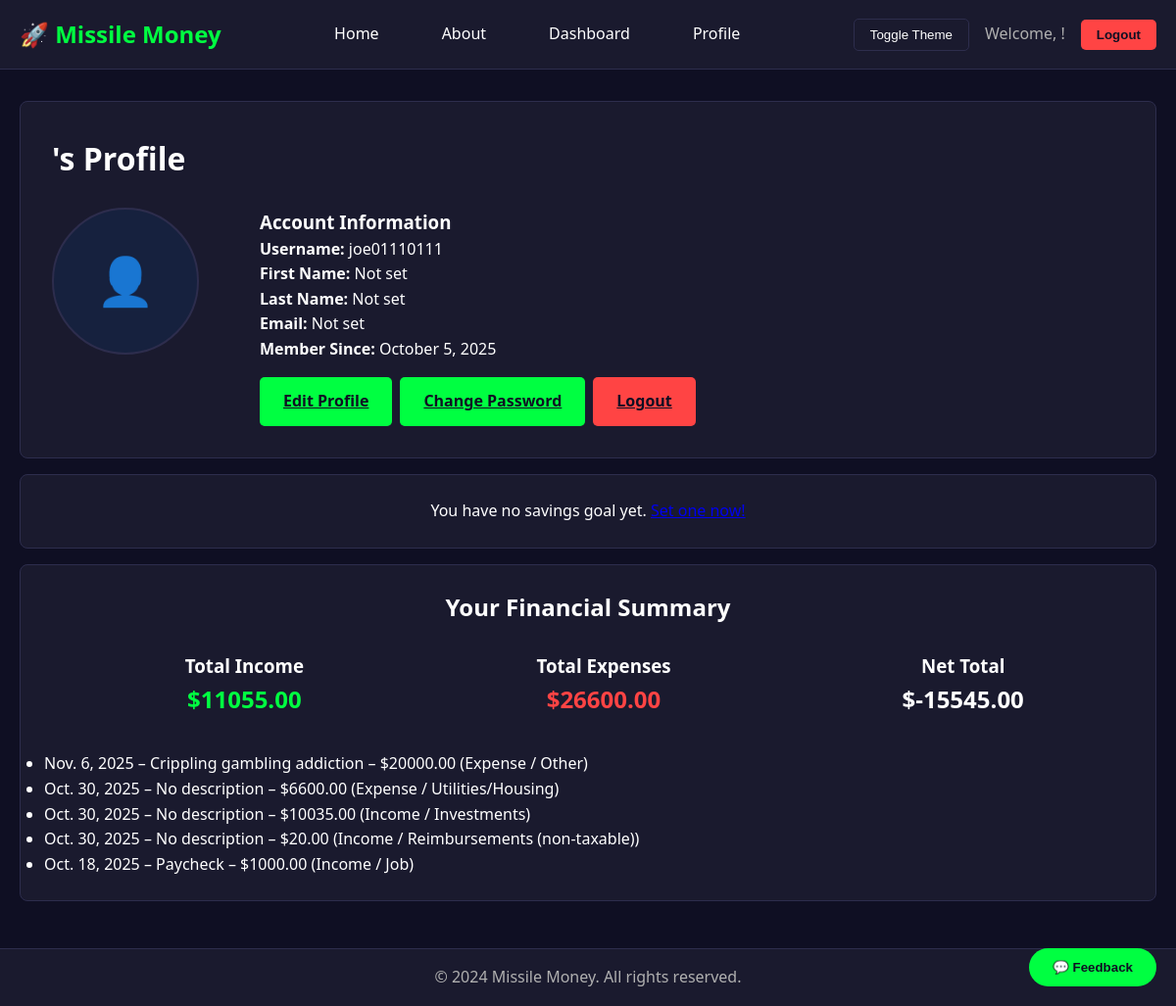
/profile/ (signed in), run on an earlier commit of the app's database.
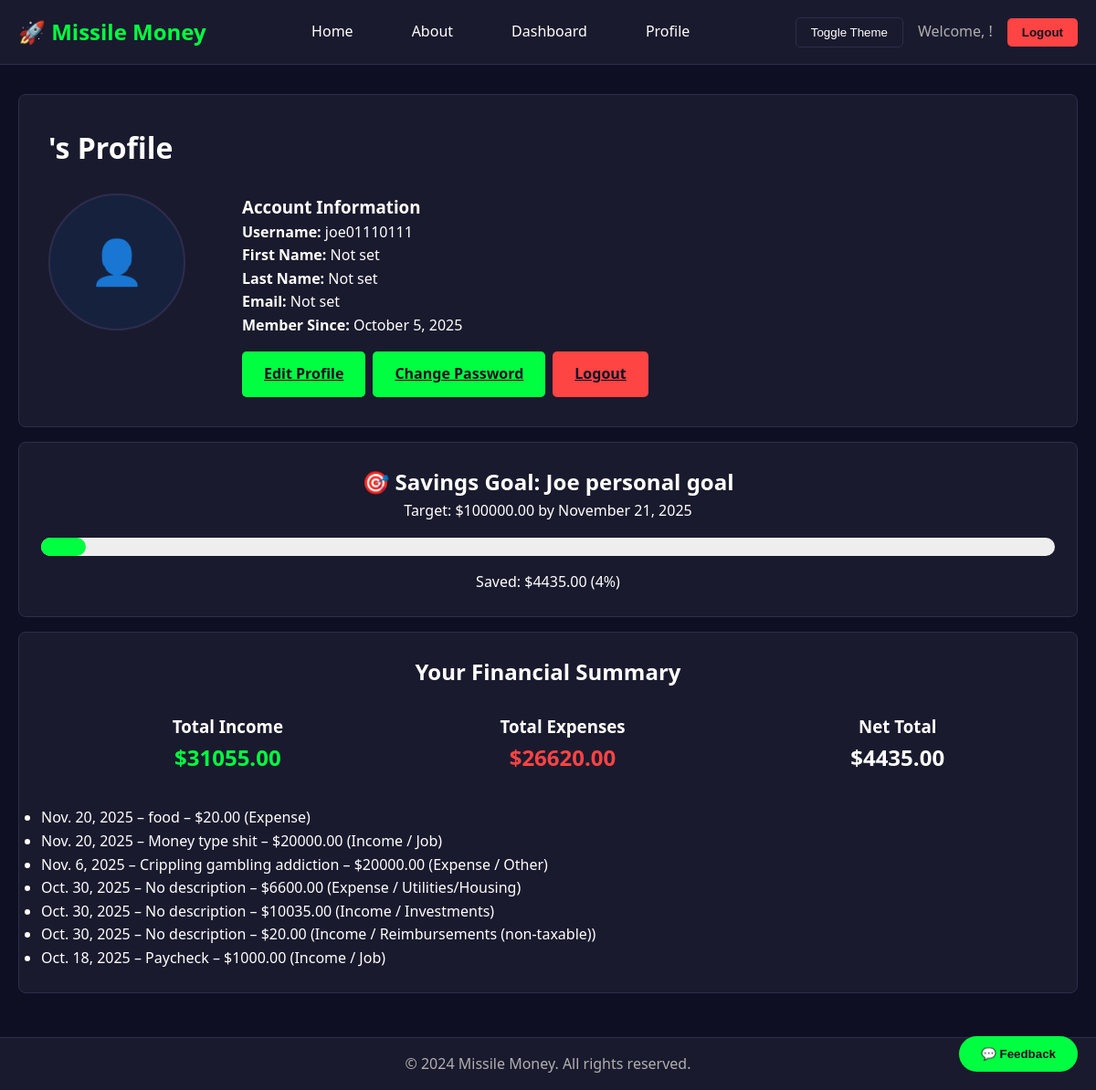
And on a later commit of the database.
### main/models.py (models this page shows, shortened)
class Transaction(models.Model):
    TRANSACTION_TYPES = [
        ('income', 'Income'),
        ('expense', 'Expense'),
    ]
    INCOME_CATEGORIES = [
        ('job', 'Job'),
        ('investments', 'Investments'),
        ('reimbursements', 'Reimbursements (non-taxable)'),
        ('other_income', 'Other'),
    ]
    EXPENSE_CATEGORIES = [
        ('groceries', 'Groceries'),
        ('utilities_housing', 'Utilities/Housing'),
        ('recreation', 'Recreation'),
        ('other_expense', 'Other'),
        ('peer', 'Peer Transfer'),
    ]
    user = models.ForeignKey(User, on_delete=models.CASCADE)
    type = models.CharField(max_length=7, choices=TRANSACTION_TYPES)
    category = models.CharField(max_length=20, blank=True)
    amount = models.DecimalField(max_digits=10, decimal_places=2)
    description = models.CharField(max_length=255, blank=True)
    date = models.DateField(auto_now_add=True)
    peer_payment = models.BooleanField(default=False)
    recipient = models.ForeignKey(User, null=True, blank=True, on_delete=models.SET_NULL, related_name='received_payments')
    related_transaction = models.OneToOneField( 'self', null=True, blank=True, on_delete=models.SET_NULL, related_name='peer_counterpart')
    def get_category_display(self):
        if self.type == 'income':
            for value, label in self.INCOME_CATEGORIES:
                if value == self.category:
                    return label
        elif self.type == 'expense':
            for value, label in self.EXPENSE_CATEGORIES:
                if value == self.category:
                    return label
        return self.category or 'Uncategorized'

class SavingsGoal(models.Model):
    user = models.ForeignKey(User, on_delete=models.CASCADE)
    name = models.CharField(max_length=100, default="My Savings Goal")
    target_amount = models.DecimalField(max_digits=12, decimal_places=2)
    target_date = models.DateField()
    created_at = models.DateTimeField(auto_now_add=True)
    updated_at = models.DateTimeField(auto_now=True)

### main/views.py (the view)
# urls.py: path('profile/', views.profile, name='profile'),
@login_required
def profile(request):
    transactions = Transaction.objects.filter(user=request.user).order_by('-date')
    category = request.GET.get('category')
    tx_type = request.GET.get('type')
    start_date = request.GET.get('start_date')
    end_date = request.GET.get('end_date')
    search_query = request.GET.get('q')
    if category:
        transactions = transactions.filter(category=category)
    if tx_type in ['income', 'expense']:
        transactions = transactions.filter(type=tx_type)
    if start_date:
        transactions = transactions.filter(date__gte=start_date)
    if end_date:
        transactions = transactions.filter(date__lte=end_date)
    if search_query:
        transactions = transactions.filter(
            Q(description__icontains=search_query) |
            Q(category__icontains=search_query)
        )
    total_income = sum(t.amount for t in transactions if t.type == 'income')
    total_expenses = sum(t.amount for t in transactions if t.type == 'expense')
    net_total = total_income - total_expenses
    categories = Transaction.INCOME_CATEGORIES + Transaction.EXPENSE_CATEGORIES
    savings_goal = SavingsGoal.objects.filter(user=request.user).order_by('-created_at').first()
    if savings_goal:
        all_income = sum(t.amount for t in transactions if t.type == 'income')
        all_expense = sum(t.amount for t in transactions if t.type == 'expense')
        current_amount = all_income - all_expense
        progress_percentage = min(100, (current_amount / savings_goal.target_amount) * 100) if savings_goal.target_amount > 0 else 0
    else:
        current_amount = 0
        progress_percentage = 0
    context = {
        'transactions': transactions,
        'categories': categories,
        'selected_category': category,
        'selected_type': tx_type,
        'start_date': start_date,
        'end_date': end_date,
        'search_query': search_query,
        'total_income': total_income,
        'total_expenses': total_expenses,
        'net_total': net_total,
        'savings_goal': savings_goal,
        'current_amount': current_amount,
        'progress_percentage': progress_percentage,
    }
    return render(request, 'registration/profile.html', context)

### templates/registration/profile.html (shortened to what this page needs)
{% extends 'base.html' %}
{% block content %}
<div class="card" style="padding: 2rem;">
    <h1 style="margin-bottom: 1.5rem;">{{ user.first_name }}'s Profile</h1>
    <div style="
        display: flex;
        flex-wrap: wrap;
        gap: 2rem;
        align-items: flex-start;
    ">
        <div style="flex: 0 0 180px; text-align: center;">
            {% if user.userprofile.profile_picture %}
                <img src="{{ user.userprofile.profile_picture.url }}"
                     alt="Profile Picture"
                     style="
                        width: 150px;
                        height: 150px;
                        border-radius: 50%;
                        object-fit: cover;
                        border: 2px solid var(--border-color);
                     ">
            {% else %}
                <div style="
                    width: 150px;
                    height: 150px;
                    border-radius: 50%;
                    background-color: var(--bg-tertiary);
                    display: flex;
                    justify-content: center;
                    align-items: center;
                    font-size: 3rem;
                    border: 2px solid var(--border-color);
                ">
                    👤
                </div>
            {% endif %}
        </div>
        <div style="flex: 1;">
            <h3>Account Information</h3>
            <p><strong>Username:</strong> {{ user.username }}</p>
            <p><strong>First Name:</strong> {{ user.first_name|default:"Not set" }}</p>
            <p><strong>Last Name:</strong> {{ user.last_name|default:"Not set" }}</p>
            <p><strong>Email:</strong> {{ user.email|default:"Not set" }}</p>
            <p><strong>Member Since:</strong> {{ user.date_joined|date:"F j, Y" }}</p>
            <div style="margin-top: 1rem; display: flex; gap: 0.5rem;">
                <a href="{% url 'edit_profile' %}" class="btn">Edit Profile</a>
                <a href="{% url 'password_change' %}" class="btn">Change Password</a>
                <a href="{% url 'logout' %}" class="btn" style="background-color: #ff4444;">Logout</a>
            </div>
        </div>
    </div>
</div>
{% if savings_goal %}
<div class="card" style="margin-top: 1rem;">
    <h2 style="text-align: center;">🎯 Savings Goal: {{ savings_goal.name }}</h2>
    <p style="text-align: center;">Target: ${{ savings_goal.target_amount }} by {{ savings_goal.target_date|date:"F j, Y" }}</p>
    <div style="background-color: #eee; border-radius: 10px; width: 100%; height: 20px; margin: 1rem 0;">
        <div style="
            width: {{ progress_percentage }}%;
            background-color: #00ff41;
            height: 100%;
            border-radius: 10px;
            transition: width 0.5s;
        "></div>
    </div>
    <p style="text-align: center;">Saved: ${{ current_amount }} ({{ progress_percentage|floatformat:0 }}%)</p>
</div>
{% else %}
<div class="card" style="margin-top: 1rem; text-align: center;">
    <p>You have no savings goal yet. <a href="{% url 'savings_goal' %}">Set one now!</a></p>
</div>
{% endif %}
<div class="card" style="margin-top: 1rem;">
    <h2 style="text-align: center;">Your Financial Summary</h2>
    <div class="mm-row" style="margin: 1rem;">
        <div class="mm-column" style="text-align: center;">
            <h3 style="margin-top: 0; color: var(--accent-color);">Total Income</h3>
            <p style="font-size: 1.5rem; font-weight: bold; color: #00ff41;">${{ total_income }}</p>
        </div>
        <div class="mm-column" style="text-align: center;">
            <h3 style="margin-top: 0; color: var(--accent-color);">Total Expenses</h3>
            <p style="font-size: 1.5rem; font-weight: bold; color: #ff4444;">${{ total_expenses }}</p>
        </div>
        <div class="mm-column" style="text-align: center;">
            <h3 style="margin-top: 0; color: var(--accent-color);">Net Total</h3>
            <p style="font-size: 1.5rem; font-weight: bold; color: var(--text-color);">${{ net_total }}</p>
        </div>
    </div>
    <div style="margin-top: 1.5rem;">
        {% if transactions %}
            <ul>
                {% for t in transactions %}
                    <li>
                        {{ t.date }} –
                        {{ t.description|default:"No description" }} –
                        ${{ t.amount }}
                        ({{ t.get_type_display }}{% if t.category %} / {{ t.get_category_display }}{% endif %})
                    </li>
                {% endfor %}
            </ul>
        {% else %}
            <p>No transactions match your filter criteria.</p>
        {% endif %}
    </div>
</div>
{% endblock %}

### templates/base.html (shortened to what this page needs)
{% load static %}
<link rel="stylesheet" href="{% static 'css/style.css' %}">
<!DOCTYPE html>
<html lang="en" data-theme="dark">
<head>
</head>
<body>
    <header>
        <div class="container">
            <nav class="navbar">
                <div class="logo">🚀 Missile Money</div>
                <ul class="nav-links">
                    <li><a href="{% url 'home' %}">Home</a></li>
                    <li><a href="{% url 'about' %}">About</a></li>
                    {% if user.is_authenticated %}
                        <li><a href="{% url 'dashboard' %}">Dashboard</a></li>
                        <li><a href="{% url 'profile' %}">Profile</a></li>
                    {% endif %}
                </ul>
                <div style="display: flex; align-items: center; gap: 1rem;">
                    <button class="theme-toggle" onclick="toggleTheme()">Toggle Theme</button>
                    {% if user.is_authenticated %}
                        <span style="color: var(--text-secondary);">Welcome, {{ user.first_name }}!</span>
                        <form method="post" action="{% url 'logout' %}" style="display: inline;">
                            <button type="submit" class="btn" style="background-color: #ff4444; padding: 0.5rem 1rem;">Logout</button>
                        </form>
                    {% else %}
                        <a href="{% url 'login' %}" class="btn" style="padding: 0.5rem 1rem;">Login</a>
                        <a href="{% url 'register' %}" class="btn" style="padding: 0.5rem 1rem;">Sign Up</a>
                    {% endif %}
                </div>
            </nav>
        </div>
    </header>
    <main>
        <div class="container">
            {% block content %}{% endblock %}
        </div>
    </main>
    <footer>
        <div class="container">
            <p>&copy; 2024 Missile Money. All rights reserved.</p>
        </div>
    </footer>
    <button id="feedback-btn" class="feedback-button">💬 Feedback</button>
</body>
</html>

### static/css/style.css (style rules this page uses)
.card { transition: transform 0.2s ease, box-shadow 0.2s ease; }
.btn { transition: all 0.2s ease; }
.mm-row { display: table; width: 100%; table-layout: fixed; border-spacing: 10px; }
.mm-column { display: table-cell; }

### templates/base.html (style rules this page uses)
:root { --bg-primary: #0f0f23; --bg-secondary: #1a1a2e; --bg-tertiary: #16213e; --text-primary: #ffffff; --text-secondary: #b0b0b0; --accent-primary: #00ff41; --accent-secondary: #008f39; --border-color: #2d2d4d; }
* { margin: 0; padding: 0; box-sizing: border-box; transition: background-color 0.3s, color 0.3s; }
body { background-color: var(--bg-primary); color: var(--text-primary); font-family: 'Segoe UI', Tahoma, Geneva, Verdana, sans-serif; line-height: 1.6; min-height: 100vh; }
.container { max-width: 1200px; margin: 0 auto; padding: 0 20px; }
header { background-color: var(--bg-secondary); border-bottom: 1px solid var(--border-color); padding: 1rem 0; }
.navbar { display: flex; justify-content: space-between; align-items: center; }
.logo { font-size: 1.5rem; font-weight: bold; color: var(--accent-primary); }
.nav-links { display: flex; list-style: none; gap: 2rem; }
.nav-links a { color: var(--text-primary); text-decoration: none; padding: 0.5rem 1rem; border-radius: 5px; }
.theme-toggle { background: none; border: 1px solid var(--border-color); color: var(--text-primary); padding: 0.5rem 1rem; border-radius: 5px; cursor: pointer; }
main { padding: 2rem 0; min-height: calc(100vh - 140px); }
footer { background-color: var(--bg-secondary); border-top: 1px solid var(--border-color); padding: 1rem 0; text-align: center; color: var(--text-secondary); }
.card { background-color: var(--bg-secondary); border: 1px solid var(--border-color); border-radius: 8px; padding: 1.5rem; margin-bottom: 1rem; }
.btn { background-color: var(--accent-primary); color: var(--bg-primary); border: none; padding: 0.75rem 1.5rem; border-radius: 5px; cursor: pointer; font-weight: bold; }
.feedback-button { position: fixed; bottom: 20px; right: 20px; background-color: var(--accent-primary); color: var(--bg-primary); border: none; padding: 0.75rem 1.5rem; border-radius: 50px; font-weight: bold; cursor: pointer; }

What changed in the data, as far as the page shows it:
added SavingsGoal: name "Joe personal goal", target_amount "100000.00", target_date "November 21, 2025"
added Transaction: date "Nov. 20, 2025", description "food", amount "20.00", type "Expense"
added Transaction: date "Nov. 20, 2025", description "Money type shit", amount "20000.00", type "Income", category "Job"
Also different on the page:
{{ current_amount }}: (not shown) → "4435.00"
{{ progress_percentage|floatformat:0 }}: (not shown) → "4"
{{ total_income }}: "11055.00" → "31055.00"
{{ total_expenses }}: "26600.00" → "26620.00"
{{ net_total }}: "-15545.00" → "4435.00"
text no longer shown: "You have no savings goal yet."
text now shown: "🎯 Savings Goal: Target: $ by Saved: $ ( %)"
